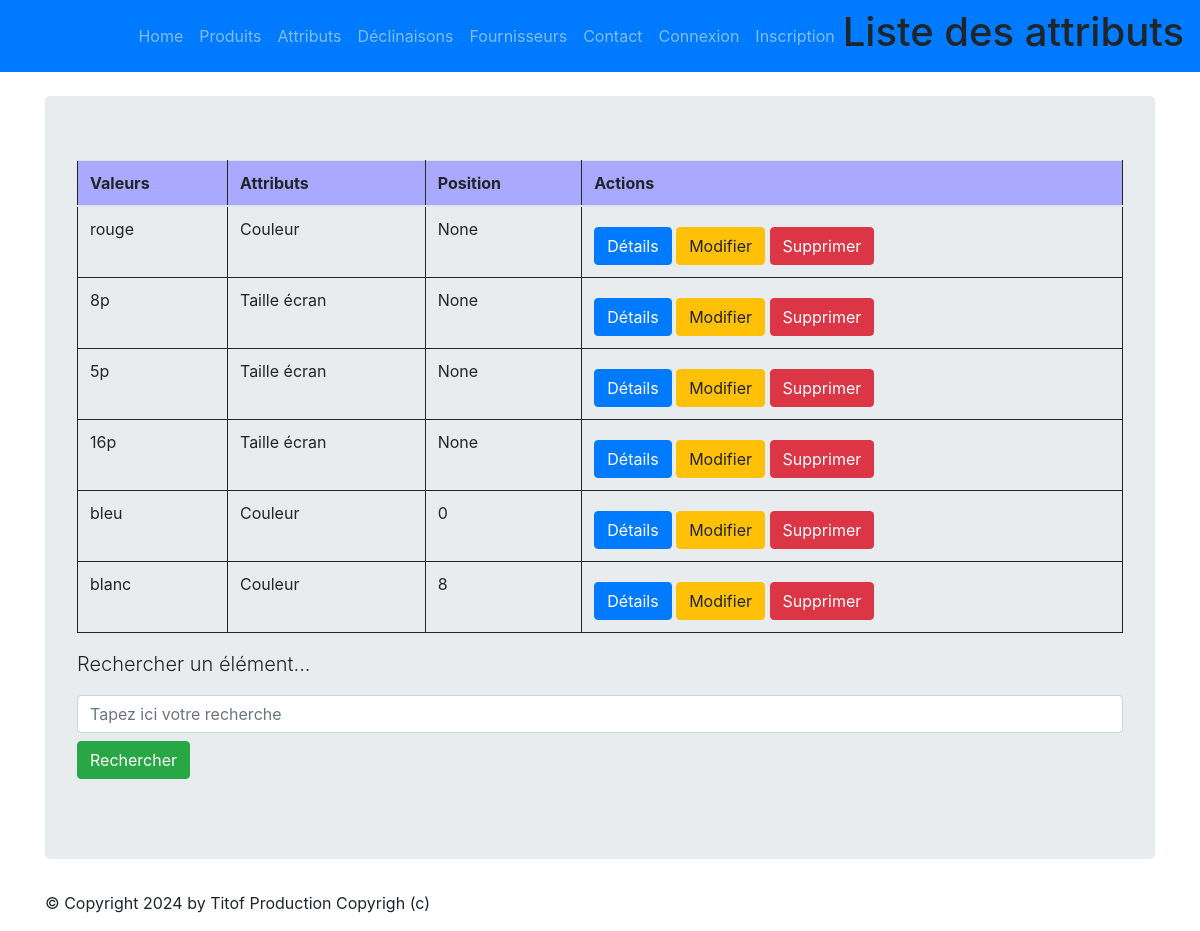
/monapp/attribute/value/list, run on the app's committed database.
### monapp/models.py (models this page shows, shortened)
class ProductAttributeValue(models.Model):
    class Meta:
        verbose_name = "Valeur attribut"
        ordering = ['position']
    value              = models.CharField(max_length=100)
    product_attribute  = models.ForeignKey('ProductAttribute', verbose_name="Unité", on_delete=models.CASCADE)
    position           = models.PositiveSmallIntegerField("Position", null=True, blank=True)

class ProductAttribute(models.Model):
    class Meta:
        verbose_name = "Attribut"
    name =  models.CharField(max_length=100)
    def __str__(self):
        return self.name

### monapp/views.py (the view)
# urls.py: path("attribute/value/list",views.ProductAttributeValueListView.as_view(), name="attributeValue-list"),
class ProductAttributeValueListView(ListView):
  model = ProductAttributeValue
  template_name = "monapp/list_attributeValues.html"
  context_object_name = "productattributevalues"
  def get_queryset(self ):
    query = self.request.GET.get('search')
    if query:
      return ProductAttributeValue.objects.filter(name__icontains=query)
    return ProductAttributeValue.objects.all()
  def get_context_data(self, **kwargs):
    context = super(ProductAttributeValueListView, self).get_context_data(**kwargs)
    context['titremenu'] = "Liste des attribut values"
    return context

### monapp/templates/monapp/list_attributeValues.html (shortened to what this page needs)
{% extends 'monapp/base.html' %}
{% block menu %}
<h1>Liste des attributs</h1>
{% endblock %}
{% block contenu %}
<table class="table">
    <thead>
        <th>Valeurs</th>
        <th>Attributs</th>
        <th>Position</th>
        <th>Actions</th>
    </thead>
    <tbody>
        {% for value in productattributevalues %}
        <tr>
            <td>
                <p>{{ value.value }}</p>
            </td>
            <td>
                <p>{{ value.product_attribute }}</p>
            </td>
            <td>
                <p>{{ value.position }}</p>
            </td>
            <td>
                <a href="{% url 'attributeValue-detail' value.id %}" class="btn btn-primary mt-2">Détails</a>
                <a href="{% url 'attributeValue-update' value.id %}" class="btn btn-warning mt-2">Modifier</a>
                <a href="{% url 'attributeValue-delete' value.id %}" class="btn btn-danger mt-2">Supprimer</a>
            </td>
        </tr>
        {% endfor %}
    </tbody>
</table>
<p class="lead mb-3 ml-0">Rechercher un élément...</p>
<form method="GET" action="">
<input class="form-control" type="text" name="search" placeholder="Tapez ici votre recherche"
    value="{{ request.GET.search }}">
    <button type="submit" class="btn btn-success mt-2">Rechercher</button>
</form>
{% endblock %}

### static/styles.css (style rules this page uses)
.table { border: 1px solid; border-collapse: collapse; position: relative; width: 100%; }
.table th { border: 1px solid; padding: 5px; background-color: rgb(169, 169, 255); text-emphasis-color: white; }
.table td { border: 1px solid; padding: 5px; }

### data on the page
ProductAttributeValue: value "rouge", product_attribute "Couleur", position "None"
ProductAttributeValue: value "8p", product_attribute "Taille écran", position "None"
ProductAttributeValue: value "5p", product_attribute "Taille écran", position "None"
ProductAttributeValue: value "16p", product_attribute "Taille écran", position "None"
ProductAttributeValue: value "bleu", product_attribute "Couleur", position "0"
ProductAttributeValue: value "blanc", product_attribute "Couleur", position "8"
